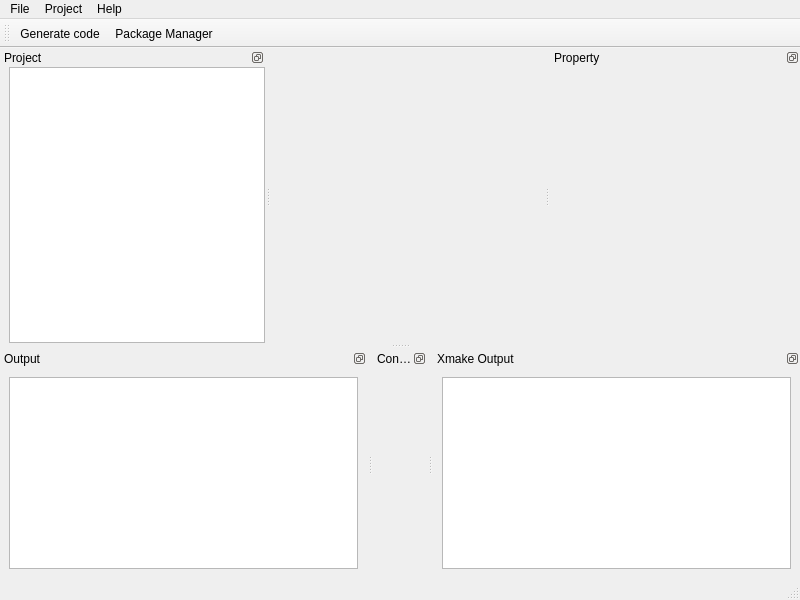
<?xml version="1.0" encoding="UTF-8"?>
<ui version="4.0">
 <class>viewMainWindow</class>
 <widget class="QMainWindow" name="viewMainWindow">
  <property name="geometry">
   <rect>
    <x>0</x>
    <y>0</y>
    <width>800</width>
    <height>600</height>
   </rect>
  </property>
  <property name="windowTitle">
   <string notr="true">CSP</string>
  </property>
  <property name="dockNestingEnabled">
   <bool>true</bool>
  </property>
  <property name="dockOptions">
   <set>QMainWindow::AllowNestedDocks|QMainWindow::AllowTabbedDocks|QMainWindow::AnimatedDocks|QMainWindow::VerticalTabs</set>
  </property>
  <widget class="QWidget" name="centralWidget">
   <layout class="QHBoxLayout" name="horizontalLayout">
    <property name="spacing">
     <number>0</number>
    </property>
    <property name="leftMargin">
     <number>0</number>
    </property>
    <property name="topMargin">
     <number>0</number>
    </property>
    <property name="rightMargin">
     <number>0</number>
    </property>
    <property name="bottomMargin">
     <number>0</number>
    </property>
    <item>
     <widget class="QStackedWidget" name="stackedWidget">
      <property name="currentIndex">
       <number>2</number>
      </property>
      <widget class="ViewHome" name="pageViewHome"/>
      <widget class="ViewConfigure" name="pageViewConfigure"/>
      <widget class="QWidget" name="pageEmpty"/>
     </widget>
    </item>
   </layout>
  </widget>
  <widget class="QMenuBar" name="menuBar">
   <property name="geometry">
    <rect>
     <x>0</x>
     <y>0</y>
     <width>800</width>
     <height>20</height>
    </rect>
   </property>
   <widget class="QMenu" name="menu">
    <property name="title">
     <string>File</string>
    </property>
    <widget class="QMenu" name="menuNew">
     <property name="title">
      <string>New Project</string>
     </property>
     <addaction name="actionNewChip"/>
    </widget>
    <addaction name="menuNew"/>
    <addaction name="actionLoad"/>
    <addaction name="actionImport"/>
    <addaction name="actionSave"/>
    <addaction name="actionSaveAs"/>
    <addaction name="actionClose"/>
    <addaction name="actionReport"/>
    <addaction name="separator"/>
   </widget>
   <widget class="QMenu" name="menuProject">
    <property name="title">
     <string>Project</string>
    </property>
    <addaction name="separator"/>
    <addaction name="actionGenerate"/>
    <addaction name="actionPackageManager"/>
   </widget>
   <widget class="QMenu" name="menuHelp">
    <property name="title">
     <string>Help</string>
    </property>
   </widget>
   <addaction name="menu"/>
   <addaction name="menuProject"/>
   <addaction name="menuHelp"/>
  </widget>
  <widget class="QStatusBar" name="statusBar"/>
  <widget class="QDockWidget" name="dockWidgetLeft">
   <property name="minimumSize">
    <size>
     <width>250</width>
     <height>156</height>
    </size>
   </property>
   <property name="features">
    <set>QDockWidget::DockWidgetFloatable|QDockWidget::DockWidgetMovable</set>
   </property>
   <property name="windowTitle">
    <string>Project</string>
   </property>
   <attribute name="dockWidgetArea">
    <number>1</number>
   </attribute>
   <widget class="QWidget" name="dockWidgetLeftContents">
    <layout class="QGridLayout" name="gridLayout">
     <property name="leftMargin">
      <number>9</number>
     </property>
     <property name="topMargin">
      <number>0</number>
     </property>
     <property name="rightMargin">
      <number>0</number>
     </property>
     <property name="bottomMargin">
      <number>0</number>
     </property>
     <property name="spacing">
      <number>0</number>
     </property>
     <item row="0" column="0">
      <widget class="QTreeView" name="treeView"/>
     </item>
    </layout>
   </widget>
  </widget>
  <widget class="QDockWidget" name="dockWidgetRight">
   <property name="minimumSize">
    <size>
     <width>250</width>
     <height>58</height>
    </size>
   </property>
   <property name="features">
    <set>QDockWidget::DockWidgetFloatable|QDockWidget::DockWidgetMovable</set>
   </property>
   <property name="windowTitle">
    <string>Property</string>
   </property>
   <attribute name="dockWidgetArea">
    <number>2</number>
   </attribute>
   <widget class="QWidget" name="dockWidgetRightContents">
    <layout class="QGridLayout" name="gridLayout_2">
     <property name="leftMargin">
      <number>0</number>
     </property>
     <property name="topMargin">
      <number>0</number>
     </property>
     <property name="rightMargin">
      <number>9</number>
     </property>
     <property name="bottomMargin">
      <number>0</number>
     </property>
     <property name="spacing">
      <number>0</number>
     </property>
     <item row="0" column="0">
      <widget class="propertybrowser" name="treePropertyBrowser" native="true"/>
     </item>
    </layout>
   </widget>
  </widget>
  <widget class="QDockWidget" name="dockWidgetBottomOutput">
   <property name="minimumSize">
    <size>
     <width>88</width>
     <height>107</height>
    </size>
   </property>
   <property name="features">
    <set>QDockWidget::DockWidgetFloatable|QDockWidget::DockWidgetMovable</set>
   </property>
   <property name="allowedAreas">
    <set>Qt::AllDockWidgetAreas</set>
   </property>
   <property name="windowTitle">
    <string>Output</string>
   </property>
   <attribute name="dockWidgetArea">
    <number>8</number>
   </attribute>
   <widget class="QWidget" name="dockWidgetBottomOutputContents">
    <layout class="QGridLayout" name="gridLayout_3">
     <item row="0" column="0">
      <widget class="LogBox" name="LogBoxOutput">
       <property name="readOnly">
        <bool>true</bool>
       </property>
      </widget>
     </item>
    </layout>
   </widget>
  </widget>
  <widget class="QDockWidget" name="dockWidgetBottomConfigurations">
   <property name="features">
    <set>QDockWidget::DockWidgetFloatable|QDockWidget::DockWidgetMovable</set>
   </property>
   <property name="windowTitle">
    <string>Configurations</string>
   </property>
   <attribute name="dockWidgetArea">
    <number>8</number>
   </attribute>
   <widget class="QWidget" name="dockWidgetBottomConfigurationsContents"/>
  </widget>
  <widget class="QDockWidget" name="dockWidgetBottomXmakeOutput">
   <property name="features">
    <set>QDockWidget::DockWidgetFloatable|QDockWidget::DockWidgetMovable</set>
   </property>
   <property name="windowTitle">
    <string>Xmake Output</string>
   </property>
   <attribute name="dockWidgetArea">
    <number>8</number>
   </attribute>
   <widget class="QWidget" name="dockWidgetBottomXmakeOutputContents">
    <layout class="QGridLayout" name="gridLayout_4">
     <item row="0" column="0">
      <widget class="LogBox" name="LogBoxXmakeOutput">
       <property name="readOnly">
        <bool>true</bool>
       </property>
      </widget>
     </item>
    </layout>
   </widget>
  </widget>
  <widget class="QToolBar" name="toolBar">
   <property name="windowTitle">
    <string>toolBar</string>
   </property>
   <attribute name="toolBarArea">
    <enum>TopToolBarArea</enum>
   </attribute>
   <attribute name="toolBarBreak">
    <bool>false</bool>
   </attribute>
   <addaction name="actionGenerate"/>
   <addaction name="actionPackageManager"/>
  </widget>
  <action name="actionLoad">
   <property name="text">
    <string>Load Project</string>
   </property>
   <property name="shortcut">
    <string>Ctrl+L</string>
   </property>
  </action>
  <action name="actionImport">
   <property name="text">
    <string>Import Project</string>
   </property>
  </action>
  <action name="actionSave">
   <property name="text">
    <string>Save Project</string>
   </property>
   <property name="shortcut">
    <string>Ctrl+S</string>
   </property>
  </action>
  <action name="actionSaveAs">
   <property name="text">
    <string>Save Project As ...</string>
   </property>
  </action>
  <action name="actionClose">
   <property name="text">
    <string>Close Project</string>
   </property>
  </action>
  <action name="actionReport">
   <property name="text">
    <string>Generate Report</string>
   </property>
  </action>
  <action name="actionNewChip">
   <property name="text">
    <string>New Chip Project</string>
   </property>
  </action>
  <action name="actionGenerate">
   <property name="icon">
    <iconset resource="../resources/resources.qrc">
     <normaloff>:/icon/code-s-slash-line.svg</normaloff>:/icon/code-s-slash-line.svg</iconset>
   </property>
   <property name="text">
    <string>Generate code</string>
   </property>
  </action>
  <action name="actionPackageManager">
   <property name="icon">
    <iconset resource="../resources/resources.qrc">
     <normaloff>:/icon/dropbox-line.svg</normaloff>:/icon/dropbox-line.svg</iconset>
   </property>
   <property name="text">
    <string>Package Manager</string>
   </property>
  </action>
 </widget>
 <customwidgets>
  <customwidget>
   <class>propertybrowser</class>
   <extends>QWidget</extends>
   <header>propertybrowser.h</header>
   <container>1</container>
  </customwidget>
  <customwidget>
   <class>ViewConfigure</class>
   <extends>QWidget</extends>
   <header location="global">ViewConfigure.h</header>
   <container>1</container>
  </customwidget>
  <customwidget>
   <class>ViewHome</class>
   <extends>QWidget</extends>
   <header location="global">ViewHome.h</header>
   <container>1</container>
  </customwidget>
  <customwidget>
   <class>LogBox</class>
   <extends>QTextEdit</extends>
   <header>LogBox.h</header>
  </customwidget>
 </customwidgets>
 <resources>
  <include location="../resources/resources.qrc"/>
 </resources>
 <connections/>
</ui>
